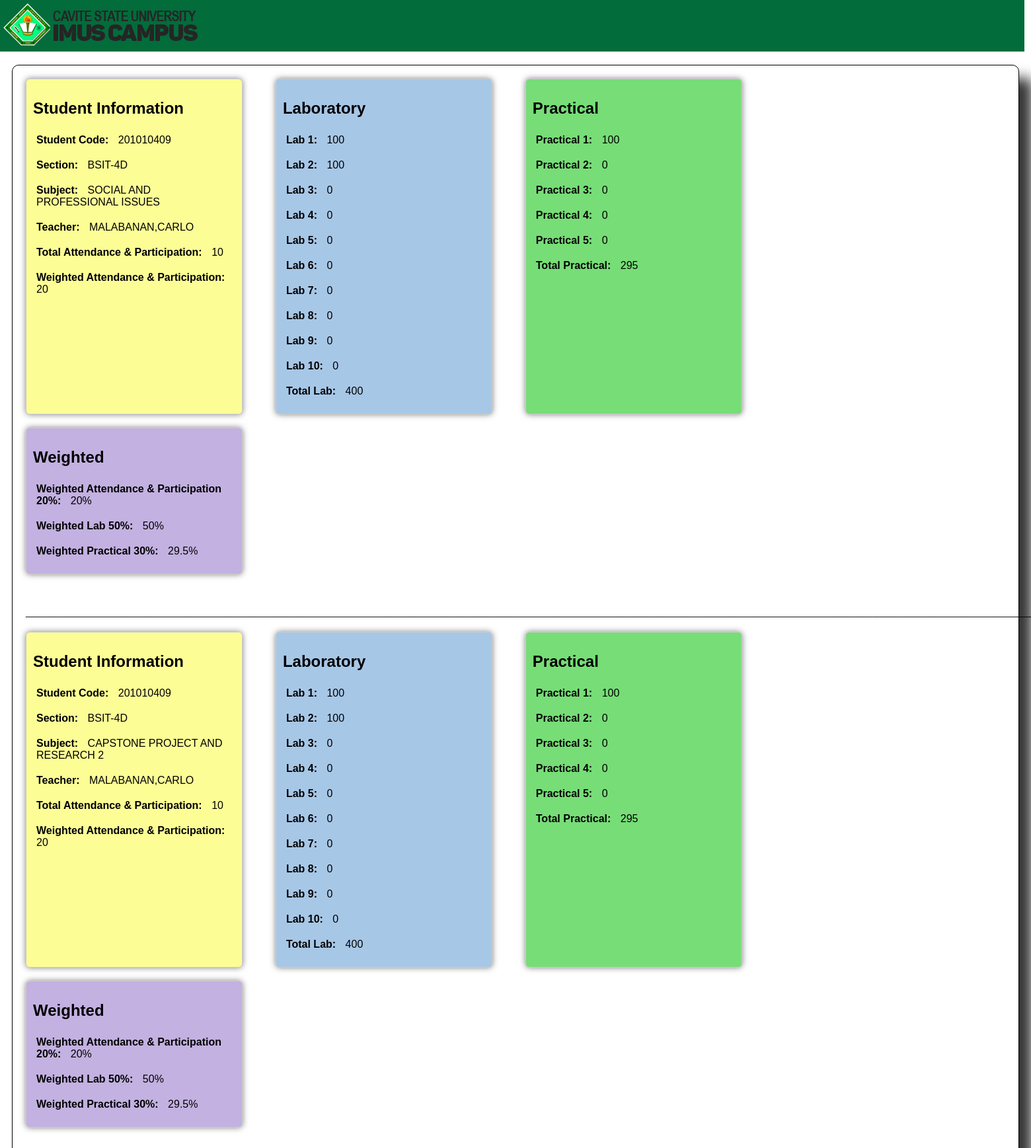
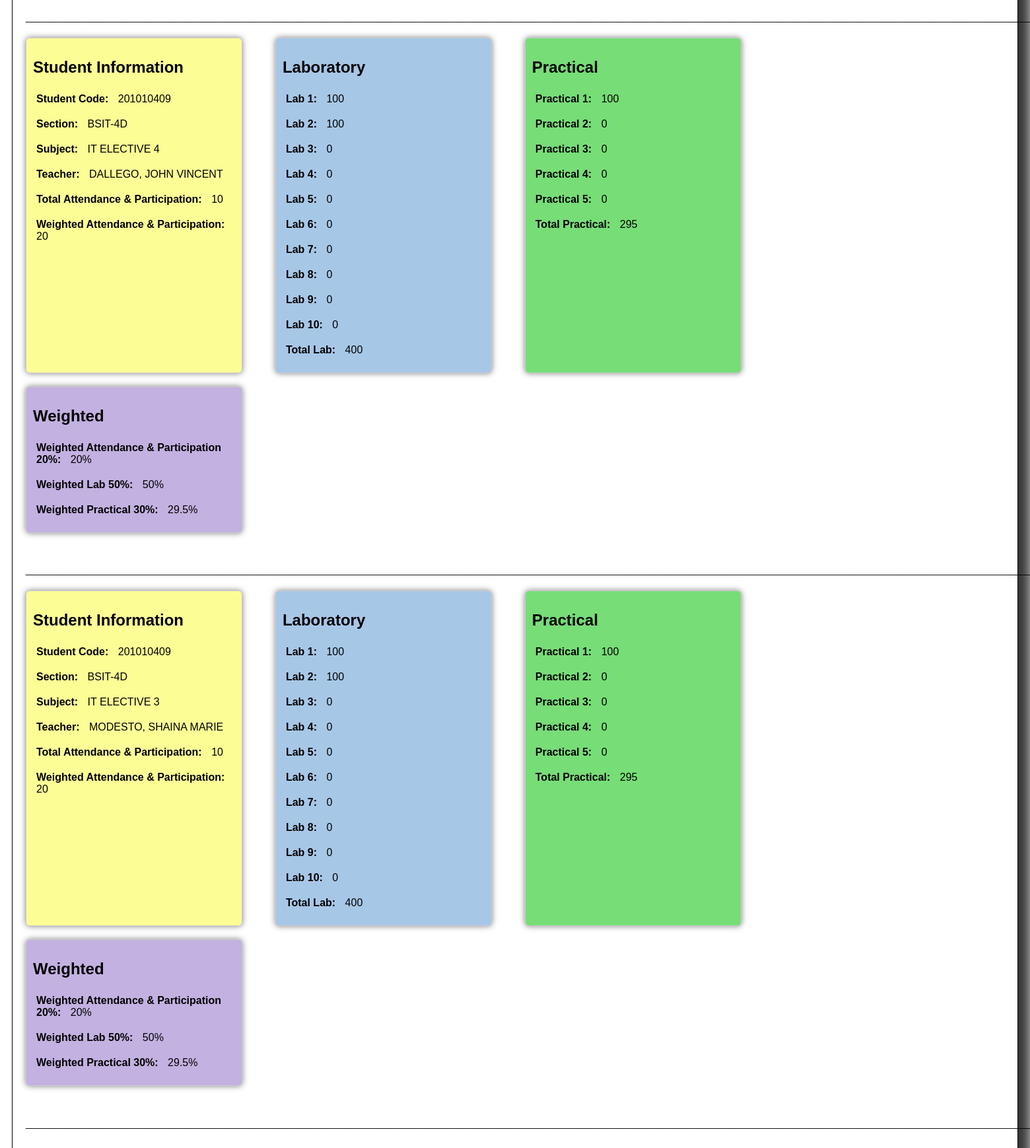
Screenshot of /student/lab_finals_grades.php?student_code=201010409 with the database file from the repository (2 pictures, top to bottom).
### tables this page shows
CREATE TABLE `lab_finals` (
  `id` int(11) NOT NULL,
  `student_code` varchar(255) DEFAULT NULL,
  `lastname` varchar(255) DEFAULT NULL,
  `section` varchar(255) DEFAULT NULL,
  `subject` varchar(255) DEFAULT NULL,
  `total_attendance_participation` int(11) DEFAULT NULL,
  `weighted_attendance_participation` float DEFAULT NULL,
  `lab_1` int(11) DEFAULT NULL,
  `lab_2` int(11) DEFAULT NULL,
  `lab_3` int(11) DEFAULT NULL,
  `lab_4` int(11) DEFAULT NULL,
  `lab_5` int(11) DEFAULT NULL,
  `lab_6` int(11) DEFAULT NULL,
  `lab_7` int(11) DEFAULT NULL,
  `lab_8` int(11) DEFAULT NULL,
  `lab_9` int(11) DEFAULT NULL,
  `lab_10` int(11) DEFAULT NULL,
  `total_lab` int(11) DEFAULT NULL,
  `weighted_lab` float DEFAULT NULL,
  `practical_1` int(11) DEFAULT NULL,
  `practical_2` int(11) DEFAULT NULL,
  `practical_3` int(11) DEFAULT NULL,
  `practical_4` int(11) DEFAULT NULL,
  `practical_5` int(11) DEFAULT NULL,
  `total_practical` float DEFAULT NULL,
  `weighted_practical` float DEFAULT NULL
);

### student/lab_finals_grades.php (the view, shortened to what this page needs)
<!DOCTYPE html>
<html>
<head>
    <link rel="stylesheet" href="student.css">
</head>
<body>
<div class="content">
        <div class="logo">
           <img src="logo.png" width="296" height="64" alt="Logo">
        </div>
</div>
    <div class="container">
        <?php
        if(isset($_GET['student_code'])) {
            $student_code = $_GET['student_code'];
            $servername = "localhost";
            $username = "root";
            $password = "";
            $dbname = "osrs_db";
            $conn = new mysqli($servername, $username, $password, $dbname);
            $lab_finals_sql = "SELECT * FROM lab_finals WHERE student_code = '$student_code'";
            $lab_finals_result = $conn->query($lab_finals_sql);
            if ($lab_finals_result && $lab_finals_result->num_rows > 0) {
                while($row = $lab_finals_result->fetch_assoc()) {
                    $subject = $row["subject"];
                    $section = $row["section"];
                    $teacher_sql = "SELECT name FROM teacher WHERE subject = '$subject' AND section = '$section'";
                    $teacher_result = $conn->query($teacher_sql);
                    $teacher_name = ($teacher_result && $teacher_result->num_rows > 0) ? $teacher_result->fetch_assoc()["name"] : "Unknown";
                    echo "<div class='info-sectionn info-section-student'>
        <h2>Student Information</h2>
        <div class='info-item'><strong>Student Code:</strong> " . $row["student_code"]. "</div>
        <div class='info-item'><strong>Section:</strong> " . $row["section"]. "</div>
        <div class='info-item'><strong>Subject:</strong> " . $row["subject"]. "</div>
        <div class='info-item'><strong>Teacher:</strong> " . $teacher_name . "</div>
        <div class='info-item'><strong>Total Attendance & Participation:</strong> " . $row["total_attendance_participation"]. "</div>
        <div class='info-item'><strong>Weighted Attendance & Participation:</strong> " . $row["weighted_attendance_participation"]. "</div>
    </div>";
    echo "<div class='info-sectionn info-section-laboratory'>
    <h2>Laboratory</h2>";
for ($i = 1; $i <= 10; $i++) {
echo "<div class='info-item'><strong>Lab $i:</strong> " . $row["lab_$i"] . "</div>";
}
echo "<div class='info-section-laboratory'>
    <div class='info-item'><strong>Total Lab:</strong> " . $row["total_lab"] . "</div>
</div>";
echo "</div>";
echo "<div class='info-sectionn info-section-practical'>
    <h2>Practical</h2>";
for ($i = 1; $i <= 5; $i++) {
echo "<div class='info-item'><strong>Practical $i:</strong> " . $row["practical_$i"]. "</div>";
}
echo "<div class='info-section-practical'>
    <div class='info-item'><strong>Total Practical:</strong> " . $row["total_practical"] . "</div>
</div>";
echo "</div>";
echo "<div class='info-sectionn info-section-weighted'>
        <h2>Weighted</h2>
        <div class='info-item'><strong>Weighted Attendance & Participation 20%:</strong> " . $row["weighted_attendance_participation"]. "%</div>
        <div class='info-item'><strong>Weighted Lab 50%:</strong> " . $row["weighted_lab"]. "%</div>
        <div class='info-item'><strong>Weighted Practical 30%:</strong> " . $row["weighted_practical"]. "%</div>
    </div>";
    echo "<h2>________________________________________________________________________________________________________________________________</h2>";
                }
            } else {
                echo "Lab Midterm data not found for the student.";
            }
        } else {
            echo "Invalid request. Please select a student.";
        }
        ?>
    </div>
</body>
</html>

### student/student.css (style rules this page uses)
body { font-family: Arial, sans-serif; margin: 0; padding: 0; background-color: white; }
.container { width: 95%; margin: 0 auto; background-color: #ffffff; padding: 20px; border-radius: 10px; box-shadow: 20px 20px 20px rgba(0, 0, 0, 0.8); margin-top: 20px; display: flex; flex-wrap: wrap; border: 1px solid black; }
.info-sectionn { flex: 0 0 calc(21.99% - 20px); margin-bottom: 20px; border: 1px solid #ccc; padding: 10px; border-radius: 6px; background-color: #74ec66; box-shadow: 0 0 10px rgba(0, 0, 0, 0.5); margin-right: 50px; }
.info-item { margin-bottom: 10px; }
.info-item strong { font-weight: bold; margin-right: 10px; }
.info-section-student { background-color:#fdfd96; }
.info-section-laboratory { background-color: #A7C7E7; }
.info-section-practical { background-color: #77DD77; }
.info-section-weighted { background-color: #C3B1E1; }
.info-item { padding: 5px; }
.content { padding: 5px; background-color: #026c3b; display: flex; align-items: center; transition: transform 0.3s; margin-right: 10px; }

### rows the page displays
lab_finals: student_code "201010409", section "BSIT-4D", subject "SOCIAL AND PROFESSIONAL ISSUES", teacher_name "MALABANAN,CARLO", total_attendance_participation "10", weighted_attendance_participation "20", lab_1 "100", lab_2 "100", lab_3 "0", lab_4 "0", lab_5 "0", lab_6 "0", lab_7 "0", lab_8 "0", lab_9 "0", lab_10 "0", total_lab "400", practical_1 "100", practical_2 "0", practical_3 "0", practical_4 "0", practical_5 "0", total_practical "295", weighted_lab "50", weighted_practical "29.5"
lab_finals: student_code "201010409", section "BSIT-4D", subject "CAPSTONE PROJECT AND RESEARCH 2", teacher_name "MALABANAN,CARLO", total_attendance_participation "10", weighted_attendance_participation "20", lab_1 "100", lab_2 "100", lab_3 "0", lab_4 "0", lab_5 "0", lab_6 "0", lab_7 "0", lab_8 "0", lab_9 "0", lab_10 "0", total_lab "400", practical_1 "100", practical_2 "0", practical_3 "0", practical_4 "0", practical_5 "0", total_practical "295", weighted_lab "50", weighted_practical "29.5"
lab_finals: student_code "201010409", section "BSIT-4D", subject "IT ELECTIVE 4", teacher_name "DALLEGO, JOHN VINCENT", total_attendance_participation "10", weighted_attendance_participation "20", lab_1 "100", lab_2 "100", lab_3 "0", lab_4 "0", lab_5 "0", lab_6 "0", lab_7 "0", lab_8 "0", lab_9 "0", lab_10 "0", total_lab "400", practical_1 "100", practical_2 "0", practical_3 "0", practical_4 "0", practical_5 "0", total_practical "295", weighted_lab "50", weighted_practical "29.5"
lab_finals: student_code "201010409", section "BSIT-4D", subject "IT ELECTIVE 3", teacher_name "MODESTO, SHAINA MARIE", total_attendance_participation "10", weighted_attendance_participation "20", lab_1 "100", lab_2 "100", lab_3 "0", lab_4 "0", lab_5 "0", lab_6 "0", lab_7 "0", lab_8 "0", lab_9 "0", lab_10 "0", total_lab "400", practical_1 "100", practical_2 "0", practical_3 "0", practical_4 "0", practical_5 "0", total_practical "295", weighted_lab "50", weighted_practical "29.5"
